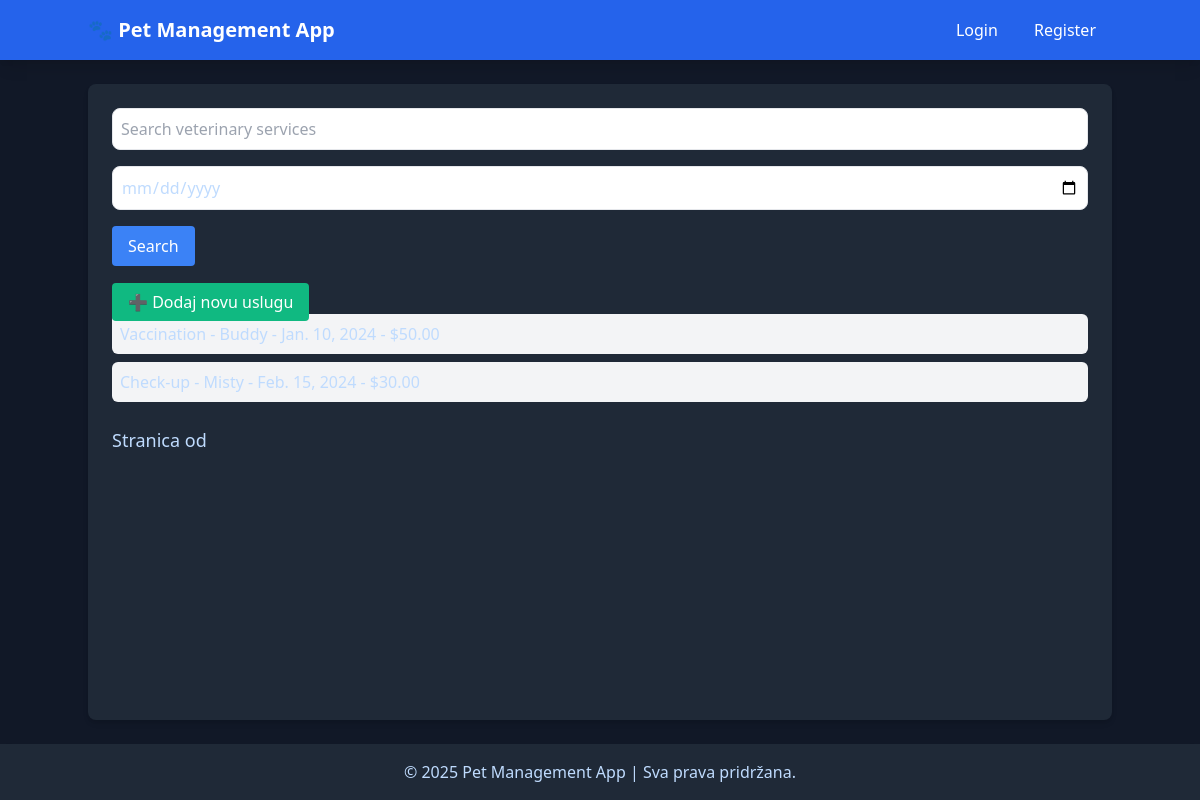
The page /vet_services/ on the database as committed earlier.
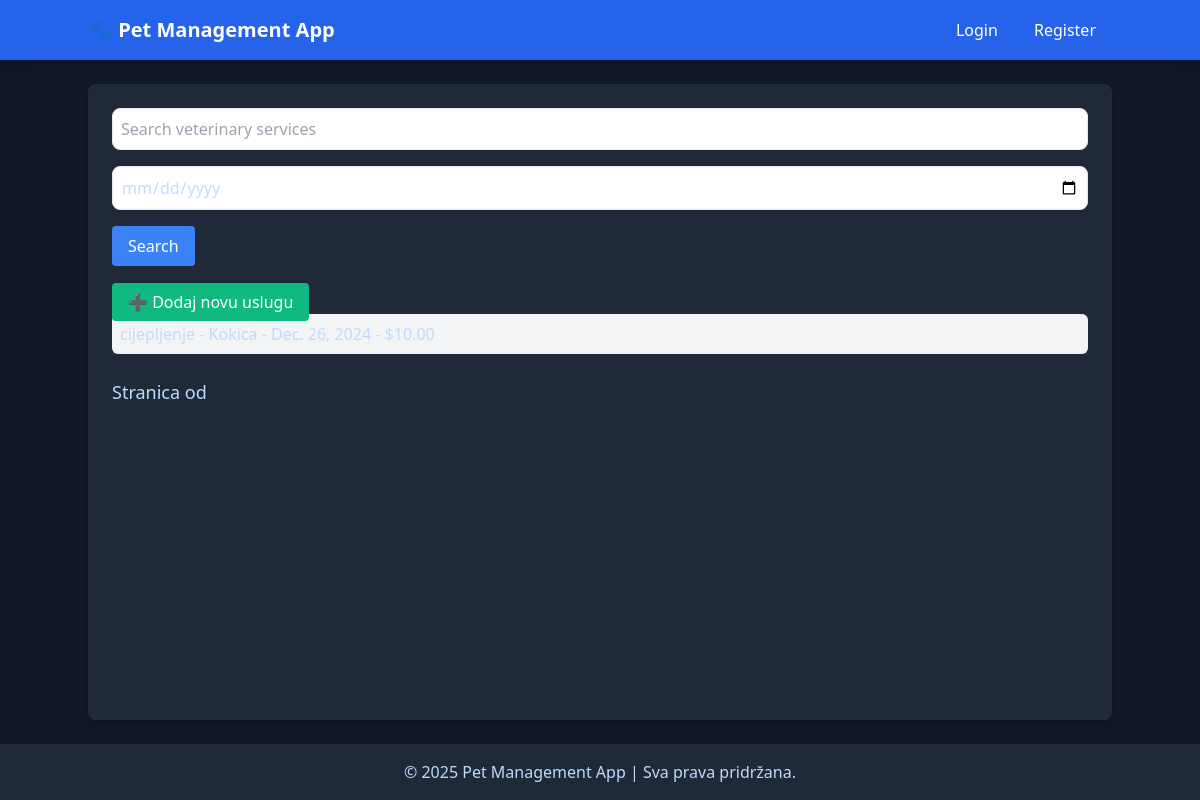
The same page on the database as committed later.
### pets/models.py (models this page shows, shortened)
class VeterinaryService(models.Model):
    SERVICE_CHOICES = [
        ('cijepljenje', 'Cijepljenje'),
        ('pregled', 'Generalni pregled'),
        ('operacija', 'Operacija'),
        ('dental', 'Dentalni zahvat'),
        ('šišanje', 'Šišanje'),
    ]
    pet = models.ForeignKey(Pet, on_delete=models.CASCADE)
    service_date = models.DateField()
    service_type = models.CharField(max_length=50, choices=SERVICE_CHOICES)
    description = models.TextField(blank=True, null=True)
    cost = models.DecimalField(max_digits=10, decimal_places=2)

class Pet(models.Model):
    name = models.CharField(max_length=100)
    species = models.CharField(max_length=50, choices=[
        ('pas', 'Pas'),
        ('mačka', 'Mačka'),
        ('ptica', 'Ptica'),
        ('drugo', 'Drugo'),
    ])
    breed = models.CharField(max_length=100, blank=True, null=True)
    age = models.PositiveIntegerField()
    owner_name = models.CharField(max_length=100)
    owner_contact = models.CharField(max_length=15)

### pets/views.py (the view)
# urls.py: path('vet_services/', VeterinaryServiceListView.as_view(), name='vet_service_list'),
class VeterinaryServiceListView(ListView):
    model = VeterinaryService
    template_name = 'vet_services/vet_service_list.html'  # Path to the template
    context_object_name = 'vet_services'
    paginate_by = 10
    def get_queryset(self):
        queryset = VeterinaryService.objects.all()
        service_query = self.request.GET.get('service', '')
        if service_query:
            queryset = queryset.filter(service_type__icontains=service_query)
        date_query = self.request.GET.get('date', '')
        if date_query:
            queryset = queryset.filter(service_date=date_query)
        return queryset

### pets/templates/vet_services/vet_service_list.html (shortened to what this page needs)
{% extends 'base.html' %}
{% block content %}
<form method="get" action="{% url 'vet_service_list' %}" class="space-y-4 mb-6">
    <input type="text" name="q" placeholder="Search veterinary services" value="{{ request.GET.q }}" class="border rounded-lg p-2 w-full">
    <input type="date" name="date" value="{{ request.GET.date }}" class="border rounded-lg p-2 w-full">
    <button type="submit" class="bg-blue-500 text-white py-2 px-4 rounded hover:bg-blue-700">Search</button>
</form>
<a href="{% url 'vet_service_create' %}" class="bg-green-500 text-white py-2 px-4 rounded hover:bg-green-700">➕ Dodaj novu uslugu</a>
<ul class="space-y-2 mb-6">
    {% for service in vet_services %}
        <li class="p-2 bg-gray-100 rounded-md">{{ service.service_type }} - {{ service.pet.name }} - {{ service.service_date }} - ${{ service.cost }}</li>
    {% empty %}
        <li>No services found.</li>
    {% endfor %}
</ul>
<div class="pagination">
    <span class="step-links">
        <span class="current text-lg">
            Stranica {{ vet_services.number }} od {{ vet_services.paginator.num_pages }}
        </span>
    </span>
</div>
{% endblock %}

### pets/templates/base.html (shortened to what this page needs)
<!DOCTYPE html>
<html lang="hr">
<head>
    {% load static %}
    <link href="https://cdn.jsdelivr.net/npm/tailwindcss@2.2.19/dist/tailwind.min.css" rel="stylesheet">
    <link href="{% static 'css/tailwind.css' %}" rel="stylesheet">
</head>
<body class="bg-gray-900 text-blue-200 flex flex-col min-h-screen">
    <header class="bg-blue-600 text-white p-4 shadow-lg">
        <nav class="container mx-auto flex justify-between items-center">
            <a href="{% url 'home' %}" class="text-xl font-semibold hover:text-blue-300">
                🐾 Pet Management App
            </a>
            <div>
                <a href="{% url 'login' %}" class="px-4 py-2 hover:bg-blue-700 rounded transition duration-200">Login</a>
                <a href="{% url 'register' %}" class="px-4 py-2 hover:bg-blue-700 rounded transition duration-200">Register</a>
            </div>
        </nav>
    </header>
    <main class="container mx-auto my-6 bg-gray-800 text-blue-200 p-6 rounded-lg shadow-md flex-grow">
        {% block content %}{% endblock %}
    </main>
    <footer class="bg-gray-800 text-blue-200 text-center py-4 mt-auto shadow-md">
        <p>&copy; 2025 Pet Management App | Sva prava pridržana.</p>
    </footer>
</body>
</html>

Rows that differ between the two databases and show on the page:
removed VeterinaryService: service_type "Vaccination", pet.name "Buddy", service_date "Jan. 10, 2024", cost "50.00"
removed VeterinaryService: service_type "Check-up", pet.name "Misty", service_date "Feb. 15, 2024", cost "30.00"
added VeterinaryService: service_type "cijepljenje", pet.name "Kokica", service_date "Dec. 26, 2024", cost "10.00"
